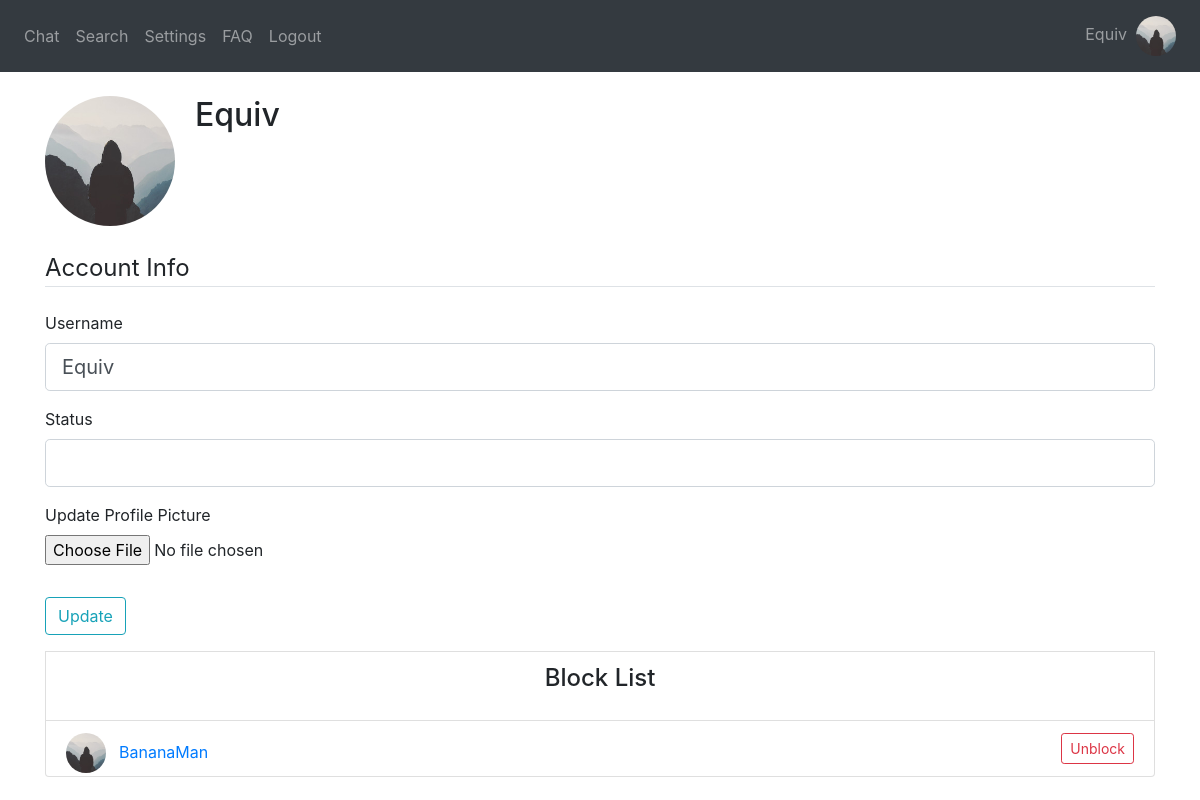
/profile (signed in), run on an earlier commit of the app's database.
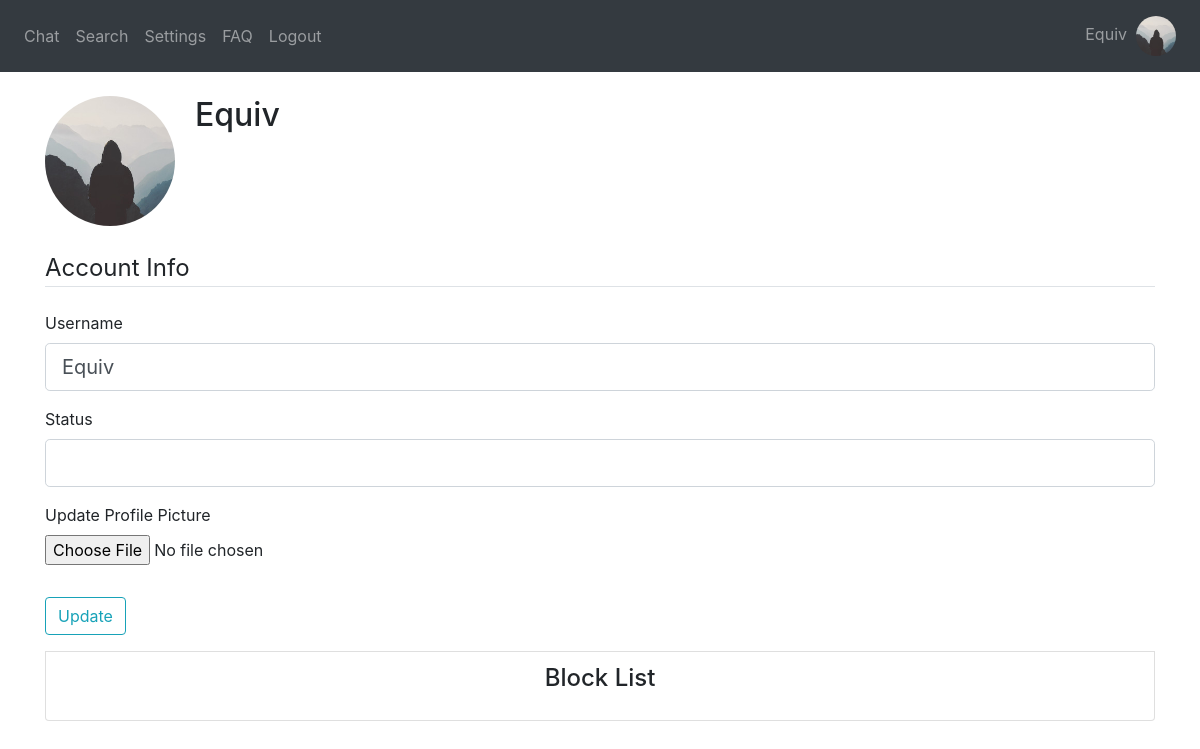
And on a later commit of the database.
### website/models.py (models this page shows)
class Block(db.Model):
    id = db.Column(db.Integer, primary_key=True)
    user_id = db.Column(db.Integer, db.ForeignKey('user.id')) #one-to-many relationship
    blocked_id = db.Column(db.Integer)
    blocked_name = db.Column(db.String(10000))

class User(db.Model, UserMixin):
    username = db.Column(db.String(150), unique=True)
    password = db.Column(db.String(150))
    answer = db.Column(db.String(150)) # security word
    question = db.Column(db.String(150)) # security question
    text_color = db.Column(db.String(20), default='Black') # message text color
    text_size = db.Column(db.String(20), default='Medium') # message text size
    background = db.Column(db.String(20), default='White') # background color
    status = db.Column(db.String(150))
    messages = db.relationship('Message')
    friends_list = db.relationship('Friend')
    block_list = db.relationship('Block')
    id = db.Column(db.Integer, primary_key=True)
    name = db.Column(db.String(20))
    groups = db.relationship('Group', secondary=user_groups, backref=db.backref('members', lazy='dynamic'))
    image_file = db.Column(db.String(20), nullable=False, default='default.jpg')

### website/views.py (the view)
@views.route("/profile", methods=['GET', 'POST'])
@login_required
def profile():
    form = UpdateAccountForm()
    if form.validate_on_submit():
        if form.picture.data:
            picture_file = save_picture(form.picture.data)
            current_user.image_file = picture_file
        current_user.username = form.username.data
        current_user.status = form.status.data
        db.session.commit()   #update database
        flash('Your account has been updated!', 'success')
        return redirect(url_for('views.profile'))
    elif request.method == 'GET':
        form.username.data = current_user.username
        form.status.data = current_user.status
    image_file = url_for('static', filename = 'profile_pics/' + current_user.image_file)
    return render_template('profile.html', title = 'Account', image_file = image_file, form = form,
        user = current_user, User = User)

### website/forms.py (shortened to what this page needs)
class UpdateAccountForm(FlaskForm):
    username = StringField('Username', validators=[DataRequired(), Length(min=4, max=20)])
    picture = FileField('Update Profile Picture', validators=[FileAllowed(['jpg', 'png', 'jpeg'])])
    submit = SubmitField('Update')
    status = StringField('Status', validators=[Length(max=80)])

### website/__init__.py (called while the page is built)
def create_app():
    app = Flask(__name__)
    app.config['SECRET_KEY'] = 'wadkjwlajda'
    app.config['SQLALCHEMY_DATABASE_URI'] = f'sqlite:///{DB_NAME}'
    db.init_app(app)
    from .views import views
    from .auth import auth
    from .group_views import group_views
    app.register_blueprint(views, url_prefix='/')
    app.register_blueprint(auth, url_prefix='/')
    app.register_blueprint(group_views, url_prefix='/')
    from .models import User, Message
    create_database(app)
    login_manager = LoginManager()
    login_manager.login_view = 'auth.login'
    login_manager.init_app(app)
    @login_manager.user_loader
    def load_user(id):
        return User.query.get(int(id))
    return app

### website/templates/profile.html (shortened to what this page needs)
{% extends "base.html" %}
{% block content %}
    <div class="content-section">
      <div class="media">
        <img id=profilepic style="width:130px" class="rounded-circle account-img" src="{{ image_file }}">
        <div style="padding-left: 20px" class="media-body">
          <h2 class="account-heading">{{ current_user.username }}</h2>
        </div>
      </div>
    <br />
        <form method="POST" action="" enctype="multipart/form-data">
            <fieldset class="form-group">
                <legend class="border-bottom mb-4">Account Info</legend>
                <div class="form-group">
                    {{ form.username.label(class="form-control-label") }}
                    {% if form.username.errors %}
                        {{ form.username(class="form-control form-control-lg is-invalid") }}
                        <div class="invalid-feedback">
                            {% for error in form.username.errors %}
                                <span>{{ error }}</span>
                            {% endfor %}
                        </div>
                    {% else %}
                        {{ form.username(class="form-control form-control-lg") }}
                    {% endif %}
                </div>
                <div class="form-group">
                    {{ form.status.label(class="form-control-label") }}
                    {% if form.status.errors %}
                        {{ form.username(class="form-control form-control-lg is-invalid") }}
                        <div class="invalid-feedback">
                            {% for error in form.status.errors %}
                                <span>{{ error }}</span>
                            {% endfor %}
                        </div>
                    {% else %}
                        {{ form.status(class="form-control form-control-lg") }}
                    {% endif %}
                </div>
                <div class="form-group">
                    {{ form.picture.label() }}
                    {{ form.picture(class="form-control-file") }}
                </div>
            </fieldset>
            <div class="form-group">
                {{ form.submit(class="btn btn-outline-info") }}
            </div>
        </form>
    </div>
    <li style="height: 70px" class="list-group-item"><h4 align="center">Block List</h4></li>
    {% if current_user.block_list %}
        {% for blocked in current_user.block_list %}
            <li class="list-group-item">
                <div style="float: left"><a href="/profile/{{User.query.filter(User.id == blocked.blocked_id).first_or_404().username}}"><img id='cornerpic' style="width:40px" class="rounded-circle account-img" src="{{ url_for('static', filename='profile_pics/' + User.query.filter(User.id == blocked.blocked_id).first_or_404().image_file) }}"></a></div>
                <div style="float: left"><a class="btn btn-link" id="chat" href="/profile/{{User.query.filter(User.id == blocked.blocked_id).first_or_404().username}}">{{User.query.filter(User.id == blocked.blocked_id).first_or_404().username}}</a></div>
                <div align="right"><a class="btn btn-outline-danger btn-sm" href="/remove-block/{{blocked.blocked_id}}">Unblock</a></div>
            </li>
        {% endfor %}
    {% endif %}
{% endblock content %}

What changed in the data, as far as the page shows it:
removed Block: image_file (placeholder picture)
no longer on this page (row edited): User: query.filter "BananaMan"
